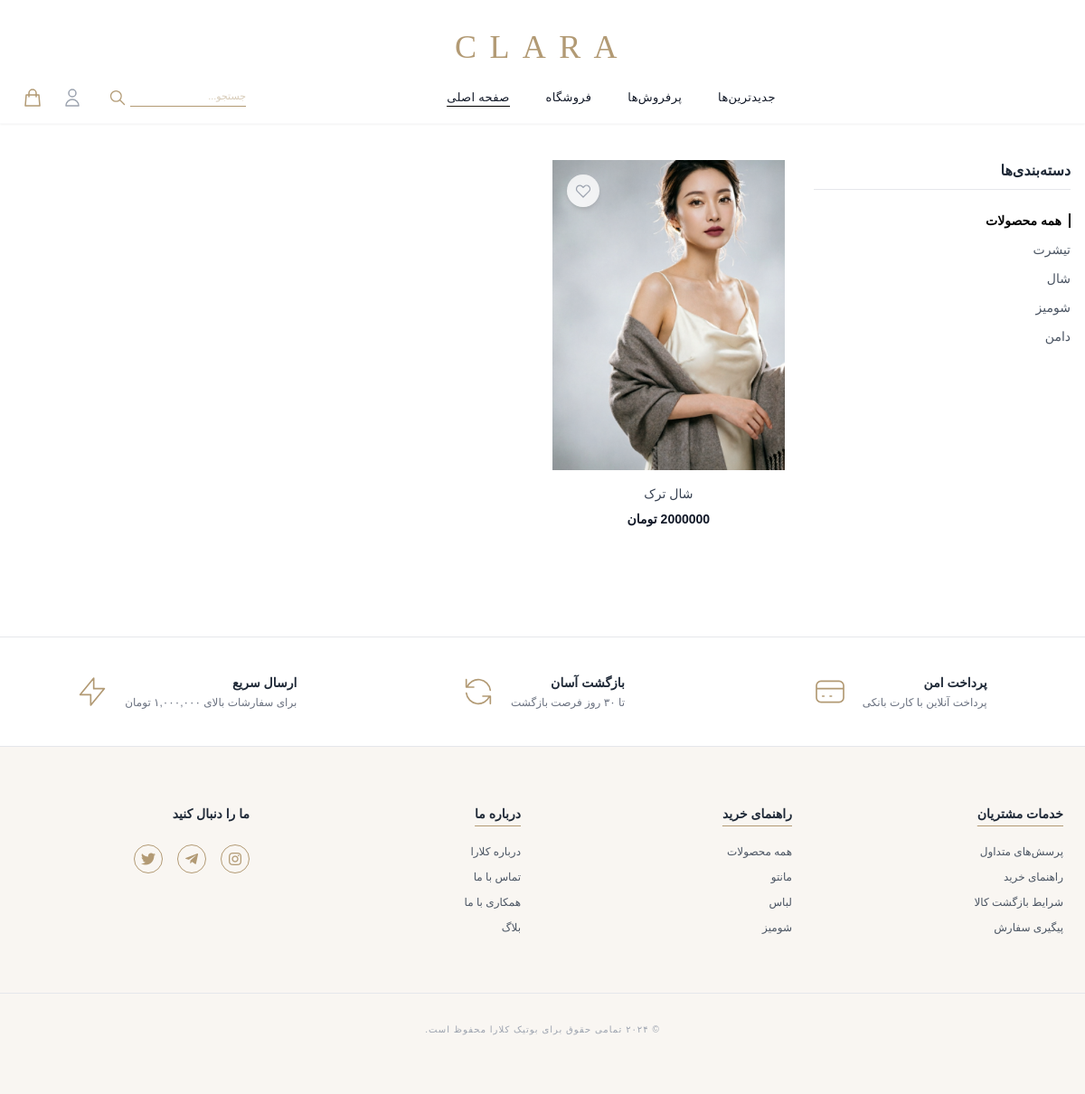
Screenshot of /products/ with the database file from the repository.
### products/models.py (models this page shows, shortened)
class Category(models.Model):
    name = models.CharField(max_length=100, verbose_name="نام دسته‌بندی")
    slug = models.SlugField(unique=True, allow_unicode=True)
    image = models.ImageField(upload_to='categories/', null=True, blank=True, verbose_name="تصویر دسته‌بندی")
    class Meta:
        verbose_name = "دسته‌بندی"
        verbose_name_plural = "دسته‌بندی‌ها"

class Product(models.Model):
    category = models.ForeignKey(Category, on_delete=models.CASCADE, related_name='products')
    name = models.CharField(max_length=200, verbose_name="نام لباس")
    slug = models.SlugField(unique=True, allow_unicode=True)
    description = models.TextField(verbose_name="توضیحات")
    price = models.IntegerField(verbose_name="قیمت (تومان)")
    discount_price = models.IntegerField(null=True, blank=True, verbose_name="قیمت با تخفیف")
    image = models.ImageField(upload_to='products/', verbose_name="تصویر اصلی")
    created_at = models.DateTimeField(auto_now_add=True)
    is_available = models.BooleanField(default=True, verbose_name="موجود در انبار")
    size_xs = models.BooleanField(default=False, verbose_name="XS")
    size_s = models.BooleanField(default=False, verbose_name="S")
    size_m = models.BooleanField(default=False, verbose_name="M")
    size_l = models.BooleanField(default=False, verbose_name="L")
    size_xl = models.BooleanField(default=False, verbose_name="XL")
    class Meta:
        verbose_name = "محصول"
        verbose_name_plural = "محصولات"

### products/views.py (the view)
# urls.py: path('', product_list, name='product_list'),
def product_list(request, category_slug=None): # اضافه کردن پارامتر اسلاگ
    category = None
    categories = Category.objects.all()
    products = Product.objects.filter(is_available=True)
    if category_slug:
        category = get_object_or_404(Category, slug=category_slug)
        products = products.filter(category=category)
    return render(request, 'products/list.html', {
        'category': category,
        'categories': categories,
        'products': products
    })

### products/templates/products/list.html (shortened to what this page needs)
{% extends 'base.html' %}
{% block content %}
<main class="max-w-7xl mx-auto px-4 py-10">
    <div class="flex flex-col md:flex-row gap-8">
        <aside class="w-full md:w-1/4">
            <h3 class="font-bold mb-6 pb-2 border-b text-gray-800">دسته‌بندی‌ها</h3>
            <ul class="space-y-3 text-sm text-gray-600">
                <li>
                    <a href="{% url 'products:product_list' %}"
                       class="hover:text-black transition {% if not category %}font-bold text-black border-r-2 border-black pr-2{% endif %}">
                        همه محصولات
                    </a>
                </li>
                {% for cat in categories %}
                <li>
                    <a href="{% url 'products:product_list_by_category' cat.slug %}"
                       class="hover:text-black transition {% if category.slug == cat.slug %}font-bold text-black border-r-2 border-black pr-2{% endif %}">
                        {{ cat.name }}
                    </a>
                </li>
                {% endfor %}
            </ul>
        </aside>
        <div class="w-full md:w-3/4 grid grid-cols-1 md:grid-cols-3 gap-10">
            {% for product in products %}
            <div class="group relative">
                <button type="button" onclick="toggleFavorite({{ product.id }}, this)" class="absolute top-4 left-4 z-20 bg-white/80 p-2 rounded-full shadow-md focus:outline-none">
    <svg class="w-5 h-5 transition-all duration-300
         {% if request.user.is_authenticated and product in request.user.favorites.all %}
            fill-red-500 text-red-500
         {% else %}
            text-gray-400
         {% endif %}"
         fill="none" stroke="currentColor" viewBox="0 0 24 24">
        <path stroke-linecap="round" stroke-linejoin="round" stroke-width="1.5" d="M4.318 6.318a4.5 4.5 0 000 6.364L12 20.364l7.682-7.682a4.5 4.5 0 00-6.364-6.364L12 7.636l-1.318-1.318a4.5 4.5 0 00-6.364 0z" />
    </svg>
</button>
                <a href="{% url 'products:product_detail' product.slug %}" class="block">
                    <div class="relative overflow-hidden bg-gray-100 aspect-[3/4]">
                        <img src="{{ product.image.url }}"
                             alt="{{ product.name }}"
                             class="object-cover w-full h-full transition duration-700 group-hover:scale-110">
                    </div>
                    <div class="mt-4 text-center">
                        <h2 class="text-sm text-gray-700 font-light group-hover:text-black transition">{{ product.name }}</h2>
                        <p class="mt-2 text-sm font-semibold text-gray-900">{{ product.price }} تومان</p>
                    </div>
                </a>
            </div>
            {% empty %}
            <div class="col-span-3 text-center py-20 text-gray-400 italic">
                محصولی در این دسته‌بندی یافت نشد.
            </div>
            {% endfor %}
        </div>
    </div>
</main>
{% endblock %}

### templates/base.html (style rules this page uses)
body { font-family: 'Vazir', sans-serif; }

### rows the page displays
Category: name "تیشرت"
Category: name "شال"
Category: name "شومیز"
Category: name "دامن"
Product: image (picture), name "شال ترک", price "2000000"
